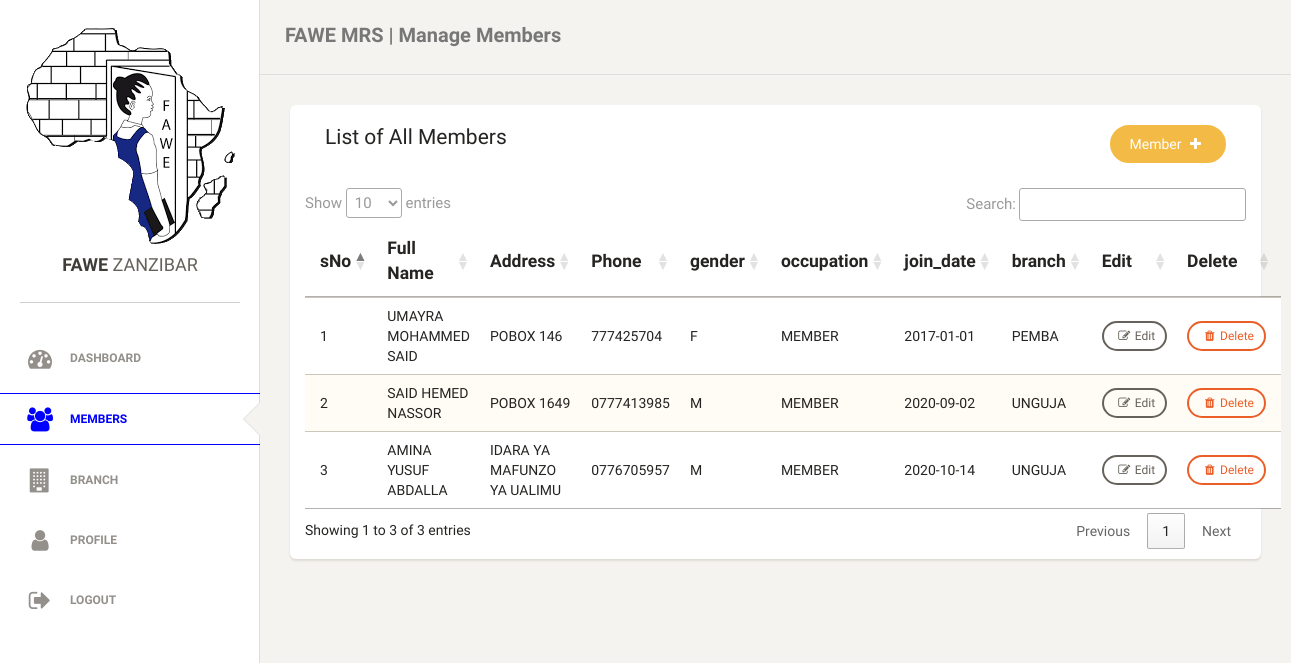
The app's page /members.php (signed in) with its own data.
### tables this page shows
CREATE TABLE `membership` (
  `member_id` int(11) NOT NULL,
  `fname` varchar(100) NOT NULL,
  `lname` varchar(100) NOT NULL,
  `address` varchar(100) NOT NULL,
  `phone_number` varchar(50) NOT NULL,
  `gender` char(1) NOT NULL,
  `occupation` varchar(100) NOT NULL,
  `join_date` date NOT NULL,
  `branch` int(11) NOT NULL,
  `status` varchar(50) NOT NULL DEFAULT 'member'
);

CREATE TABLE `branch` (
  `branch_id` int(11) NOT NULL,
  `branch_name` varchar(100) NOT NULL
);

### inc/Ecript_function.php (called while the page is built, shortened)
<?php
$ENCRYPTION_KEY = 'Fawe2020Secure';
$ENCRYPTION_ALGORITHM = 'AES-256-CBC';
function EncryptThis($ClearTextData) {
    global $ENCRYPTION_KEY;
    global $ENCRYPTION_ALGORITHM;
    $EncryptionKey = base64_decode($ENCRYPTION_KEY);
    $InitializationVector  = openssl_random_pseudo_bytes(openssl_cipher_iv_length($ENCRYPTION_ALGORITHM));
    $EncryptedText = openssl_encrypt($ClearTextData, $ENCRYPTION_ALGORITHM, $EncryptionKey, 0, $InitializationVector);
    return base64_encode($EncryptedText . '::' . $InitializationVector);
}
?>

### members.php (the view, shortened to what this page needs)
 <?php
include("connection.php");
include("inc/Ecript_function.php");
?>
<!doctype html>
<html lang="en">
<head>
  <link href="assets/css/bootstrap.min.css" rel="stylesheet" />
  <link href="assets/css/animate.min.css" rel="stylesheet"/>
  <link href="assets/css/paper-dashboard.css" rel="stylesheet"/>
  <link href="assets/css/demo.css" rel="stylesheet" />
<link href="https://cdn.datatables.net/1.10.22/css/jquery.dataTables.min.css" rel="stylesheet" />
<link rel="stylesheet" href="lib/fonts/font-awesome-4.7.0/css/font-awesome.min.css">
  <link href="assets/css/themify-icons.css" rel="stylesheet">
</head>
<body>
<div class="wrapper">
      <?php
		include("inc/sidebar.php");
	  ?>
  <div class="main-panel">
    <nav class="navbar navbar-default">
      <div class="container-fluid">
        <div class="navbar-header">
          <a class="navbar-brand" href="#">FAWE MRS | Manage Members</a>
        </div>
      </div>
    </nav>
    <div class="content">
      <div class="container-fluid">
        <div class="row">
          <div class="col-md-12">
            <div class="card">
              <div class="header">
				<div class="container-fluid">
					<div class="row">
						<div class="col-xs-6 col-sm-10  pull-left" >
							<h4 class="title"><span class="hidden-xs ">List of </span> All Members</h4>
						</div>
						<div class="col-sm-2 col-xs-6 ">
								<a href="add_member.php" class="btn btn-warning btn-fill mb-4">Member <i class="fa fa-plus"></i></a>
						</div>
					</div>
				</div>
              </div>
              <div class="content table-responsive ">
                <table id="example" class="table table-condenced table-striped" >
					<thead>
						<tr>
						  <th>sNo</th>
						  <th>Full Name</th>
						  <th>Address</th>
						  <th>Phone</th>
						  <th>gender</th>
						  <th>occupation</th>
						  <th>join_date</th>
						  <th>branch</th>
						  <th>Edit</th>
						  <th>Delete</th>
						</tr>
					</thead>
					<tbody>
					  <?php
							$n=1;
							$sql="select * from membership m,branch b where b.branch_id=m.branch and status='member'";
							$st=$conn->query($sql);
							while($row=$st->fetch(PDO::FETCH_ASSOC)){
						?>
					  <tr>
						<td><?php echo $n; ?></td>
						<td><?php echo strtoupper($row['fname']." ".$row['lname']); ?></td>
						<td><?php echo strtoupper($row['address']); ?></td>
						<td><?php echo strtoupper($row['phone_number']); ?></td>
						<td><?php echo strtoupper($row['gender']); ?></td>
						<td><?php echo strtoupper($row['occupation']); ?></td>
						<td><?php echo strtoupper($row['join_date']);?></td>
						<td><?php echo strtoupper($row['branch_name']);?></td>
						<td><a class="btn btn-sm btn-sucess" href="edit_member.php?id=<?php  echo EncryptThis($row['member_id']); ?>"><i class="fa fa-edit"></i>Edit</a></td>
						<td><a onclick="return confirm('Are you Sure?')" class="btn btn-sm btn-danger" href="delete_member.php?id=<?php echo EncryptThis($row['member_id']); ?>"><i class="fa fa-trash"></i>Delete</a></td>
					  </tr>
					  <?php
						$n++;
							}
					  ?>
					</tbody>
                </table>
              </div>
            </div>
          </div>
        </div>
      </div>
    </div>
  </div>
</div>
</body>
</html>

### members.php (style rules this page uses)
.mb-4 { margin-bottom:10px; float:right }

### records on screen
membership: fname+lname "UMAYRA MOHAMMED SAID", address "POBOX 146", phone_number "777425704", gender "F", occupation "MEMBER", join_date "2017-01-01", branch.branch_name "PEMBA"
membership: fname+lname "SAID HEMED NASSOR", address "POBOX 1649", phone_number "0777413985", gender "M", occupation "MEMBER", join_date "2020-09-02", branch.branch_name "UNGUJA"
membership: fname+lname "AMINA YUSUF ABDALLA", address "IDARA YA MAFUNZO YA UALIMU", phone_number "0776705957", gender "M", occupation "MEMBER", join_date "2020-10-14", branch.branch_name "UNGUJA"
